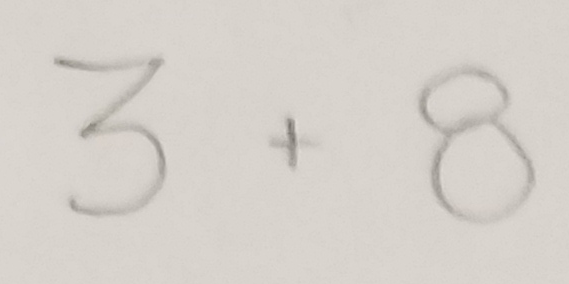
#> input picture Image_Preprocessing/test1.png, 569 x 284 px
$ python preprocessing2.py
#> lines starting #> are read from the running program, lines starting #| are printed output that depends on the picture; after the words box and inside, x2 and y2 are one past the last pixel; in counts of white or black regions, pixels touching at a corner belong together
import cv2
import numpy as np

# load image
img = cv2.imread('test1.png')
#> img is the input picture: shape (284, 569, 3); mean B, G, R 202.9, 208.9, 213.9
gray = cv2.cvtColor(img, cv2.COLOR_BGR2GRAY) # convert to grayscale

# threshold to get just the signature
retval, thresh_gray = cv2.threshold(gray, thresh=128, maxval=255, type=cv2.THRESH_BINARY)
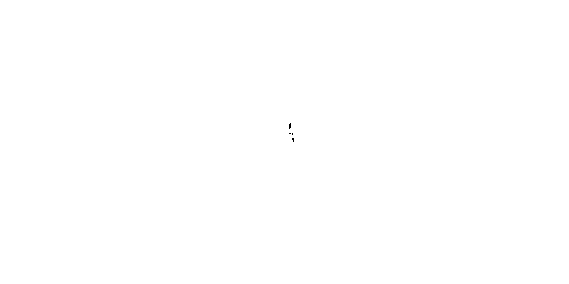
#> thresh_gray: shape (284, 569); 100% white; black in thin lines or dots, all inside (x1, y1, x2, y2) = (289, 123, 294, 142)

# find where the signature is and make a cropped region
points = np.argwhere(thresh_gray==0) # find where the black pixels are
#> points = 20 rows, first 8: [123, 290], [124, 289], [124, 290], [125, 289], [125, 290], [126, 289], [126, 290], [127, 289]
points = np.fliplr(points) # store them in x,y coordinates instead of row,col indices
#> points = 20 rows, first 8: [290, 123], [289, 124], [290, 124], [289, 125], [290, 125], [289, 126], [290, 126], [289, 127]
x, y, w, h = cv2.boundingRect(points) # create a rectangle around those points
#> x = 289; y = 123; w = 5; h = 19
x, y, w, h = x-10, y-10, w+20, h+20 # make the box a little bigger
#> x = 279; y = 113; w = 25; h = 39
crop = gray[y:y+h, x:x+w] # create a cropped region of the gray image
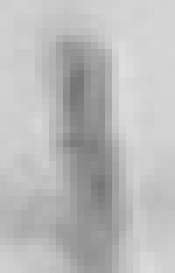
#> crop: shape (39, 25) (shown 7 times larger); min 118, max 222, mean 186.7

# get the thresholded crop
retval, thresh_crop = cv2.threshold(crop, thresh=128, maxval=255, type=cv2.THRESH_BINARY)
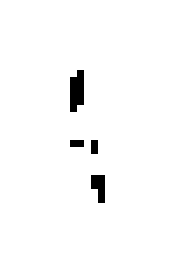
#> thresh_crop: shape (39, 25) (shown 7 times larger); 97.9% white; black in thin lines or dots, all inside (x1, y1, x2, y2) = (10, 10, 15, 29)

# display
cv2.imwrite("Test.jpg", thresh_crop)
